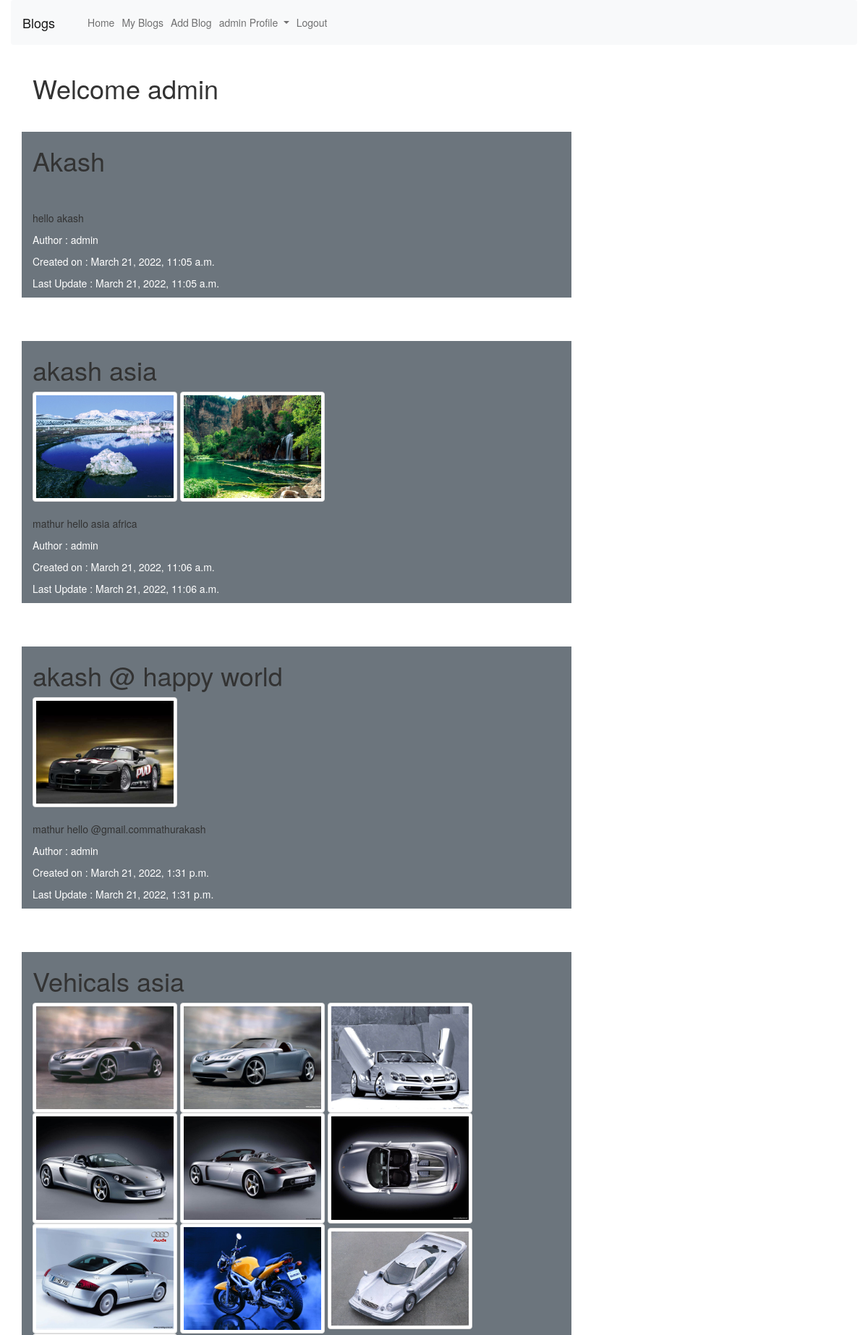
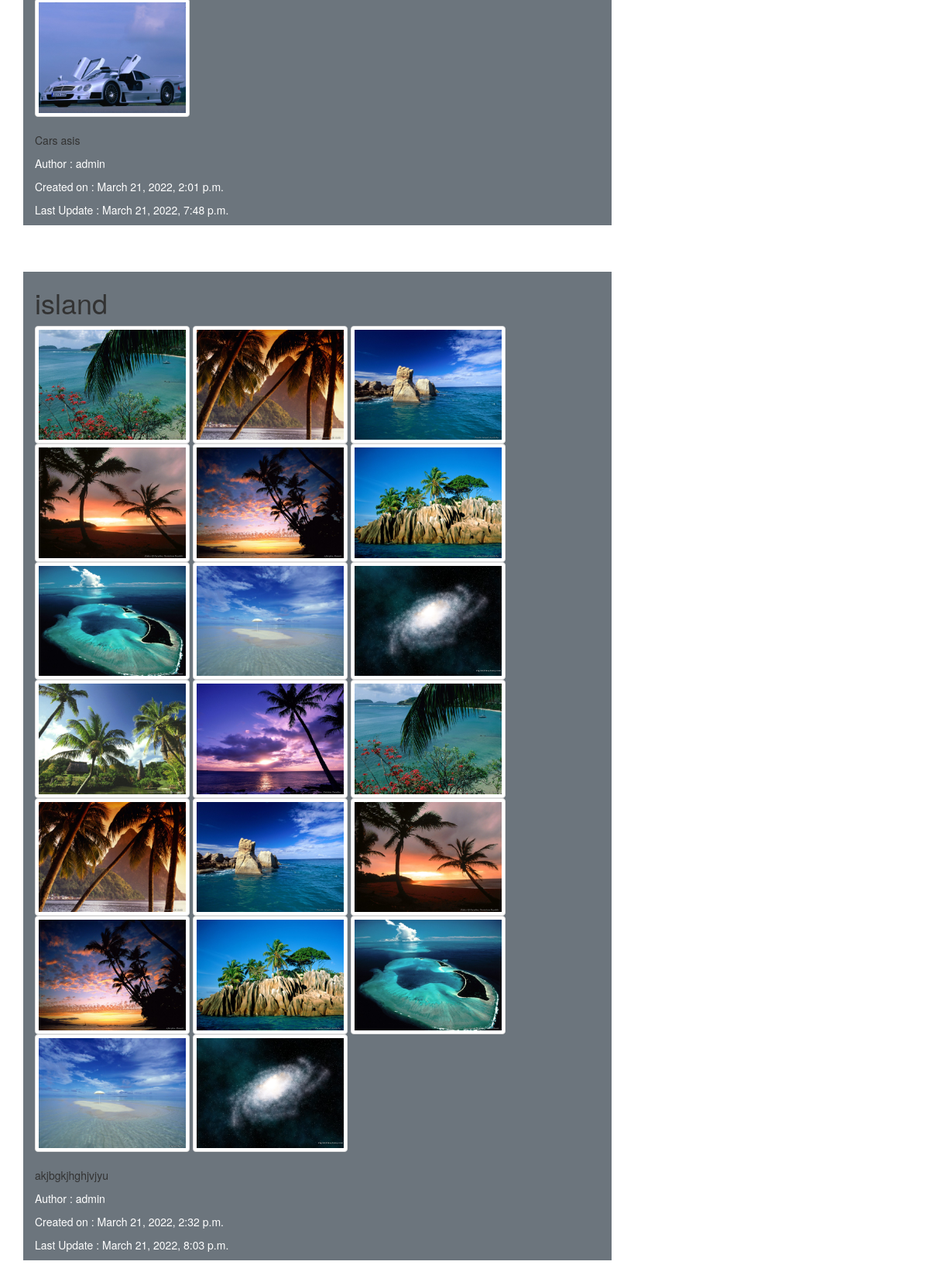
The page /dashboard/ (signed in) on the database its author committed (2 pictures, top to bottom).
### blog/models.py (models this page shows, shortened)
class Blog(models.Model):
    author=models.ForeignKey(User,on_delete=models.CASCADE)
    title=models.CharField(max_length=200)
    description=models.TextField(max_length=10000)
    created_on=models.DateTimeField(auto_now_add=True)
    updated_on=models.DateTimeField(auto_now_add=True)

class Images(models.Model):
    blogtitle = models.ForeignKey(Blog, default=None, on_delete=models.CASCADE)
    image = models.ImageField(upload_to="img",default="None")

### blog/views.py (the view)
# urls.py: path('dashboard/',views.dashboard,name="dashboard"),
def dashboard(request):
    if request.user.is_authenticated:
        name=request.user
        blog=Blog.objects.all()
        images=Images.objects.all()
        return render(request,'blog/dashboard.html',{'name':name,'blogs':blog,'images':images})
    else:
        return HttpResponseRedirect('/signin/')

### blog/templates/blog/dashboard.html (shortened to what this page needs)
{% extends 'blog/base.html' %}
{% block body %}
<div class="container">
    <h1>Welcome {{name}}</h1>
    <div class="row">
        {% for blog in blogs %}
        <div class="col-md-8 bg-secondary my-5">
            <h1>
                {{blog.title}}
            </h1>
            {% for img in images %}
            {% if img.blogtitle.title == blog.title  %}
                <img src="{{img.image.url}}" alt="image" class="img-thumbnail" height="200px" width="200px">
            {% endif %}
        {% endfor %}
            <p>{{blog.description}}</p>
            <p class="text-white">Author : {{blog.author}}</p>
            <p class="text-white">Created on : {{blog.created_on}}</p>
            <p class="text-white">Last Update : {{blog.updated_on}}</p>
        </div>
        {% endfor %}
        <div class="col-md-4">
        </div>
    </div>
</div>
    {% endblock body %}

### blog/templates/blog/base.html (shortened to what this page needs)
<!DOCTYPE html>
<html lang="en">
<head>
<link href="https://cdn.jsdelivr.net/npm/bootstrap@5.1.3/dist/css/bootstrap.min.css" rel="stylesheet">
<link rel="stylesheet" type="text/css" href="//netdna.bootstrapcdn.com/bootstrap/3.1.1/css/bootstrap.min.css">
</head>
<body>
    <div class="container-fluid">
    <nav class="navbar navbar-expand-lg navbar-light bg-light">
        <a class="navbar-brand" href="#">Blogs</a>
        <div class="collapse navbar-collapse" id="navbarSupportedContent">
          <ul class="navbar-nav mr-auto">
            {% if not name %}
            <li class="nav-item active">
              <a class="nav-link" href="{%url 'home'%}">Home </a>
            </li>
            <li class="nav-item">
                <a class="nav-link" href="{%url 'signup'%}">Signup</a>
              </li>
              <li class="nav-item">
                <a class="nav-link" href="{%url 'signin'%}">Signin</a>
              </li>
              {% else %}
              <li class="nav-item active">
                <a class="nav-link" href="{%url 'dashboard'%}">Home </a>
              </li>
              <li class="nav-item active">
                <a class="nav-link" href="{%url 'myblogs'%}">My Blogs </a>
              </li>
              <li class="nav-item">
                <a class="nav-link" href="{%url 'addblog'%}">Add Blog</a>
              </li>
              <li class="nav-item dropdown">
                <a class="nav-link dropdown-toggle" href="#" id="navbarDropdown" role="button" data-toggle="dropdown" aria-haspopup="true" aria-expanded="false">
                  {{name}} Profile
                </a>
              </li>
            <li class="nav-item">
              <a class="nav-link " href="{%url 'logout'%}">Logout</a>
            </li>
            {% endif %}
          </ul>
        </div>
      </nav>
    </div>
      {% block body %}
      {% endblock body %}
</body>
</html>

### rows shown on the page
Blog: title "Akash", description "hello akash", author "admin", created_on "March 21, 2022, 11:05 a.m.", updated_on "March 21, 2022, 11:05 a.m."
Blog: title "akash asia", description "mathur hello asia africa", author "admin", created_on "March 21, 2022, 11:06 a.m.", updated_on "March 21, 2022, 11:06 a.m."
Images: image (picture)
Images: image (picture)
Blog: title "akash @ happy world", description "mathur hello @gmail.commathurakash", author "admin", created_on "March 21, 2022, 1:31 p.m.", updated_on "March 21, 2022, 1:31 p.m."
Images: image (picture)
Blog: title "Vehicals asia", description "Cars asis", author "admin", created_on "March 21, 2022, 2:01 p.m.", updated_on "March 21, 2022, 7:48 p.m."
Images: image (picture)
Images: image (picture)
Images: image (picture)
Images: image (picture)
Images: image (picture)
Images: image (picture)
Images: image (picture)
Images: image (picture)
Images: image (picture)
Images: image (picture)
Blog: title "island", description "akjbgkjhghjvjyu", author "admin", created_on "March 21, 2022, 2:32 p.m.", updated_on "March 21, 2022, 8:03 p.m."
Images: image (picture)
Images: image (picture)
Images: image (picture)
Images: image (picture)
Images: image (picture)
Images: image (picture)
Images: image (picture)
Images: image (picture)
Images: image (picture)
Images: image (picture)
Images: image (picture)
Images: image (picture)
Images: image (picture)
Images: image (picture)
Images: image (picture)
Images: image (picture)
Images: image (picture)
Images: image (picture)
Images: image (picture)
Images: image (picture)

### other values the page prints
{{ name }} "admin"
